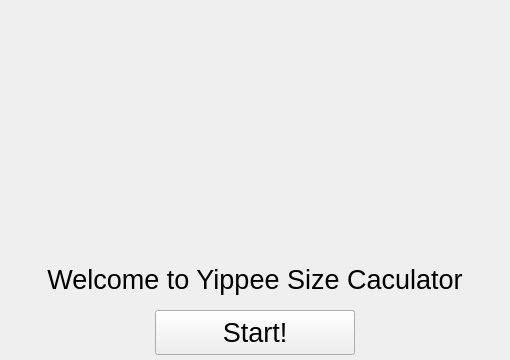
     <widget class="QWidget" name="page_1">
      <property name="font">
       <font>
        <pointsize>20</pointsize>
        <kerning>true</kerning>
       </font>
      </property>
      <property name="styleSheet">
       <string notr="true"/>
      </property>
      <layout class="QVBoxLayout" name="page_1_layout">
       <property name="spacing">
        <number>5</number>
       </property>
       <property name="leftMargin">
        <number>5</number>
       </property>
       <property name="topMargin">
        <number>5</number>
       </property>
       <property name="rightMargin">
        <number>5</number>
       </property>
       <property name="bottomMargin">
        <number>5</number>
       </property>
       <item alignment="Qt::AlignmentFlag::AlignHCenter">
        <widget class="QFrame" name="welcome_base">
         <property name="minimumSize">
          <size>
           <width>500</width>
           <height>300</height>
          </size>
         </property>
         <property name="maximumSize">
          <size>
           <width>500</width>
           <height>300</height>
          </size>
         </property>
         <property name="styleSheet">
          <string notr="true">background: transparent;</string>
         </property>
         <property name="frameShape">
          <enum>QFrame::Shape::NoFrame</enum>
         </property>
         <property name="frameShadow">
          <enum>QFrame::Shadow::Raised</enum>
         </property>
         <layout class="QVBoxLayout" name="center_page_layout">
          <property name="spacing">
           <number>10</number>
          </property>
          <property name="leftMargin">
           <number>0</number>
          </property>
          <property name="topMargin">
           <number>0</number>
          </property>
          <property name="rightMargin">
           <number>0</number>
          </property>
          <property name="bottomMargin">
           <number>0</number>
          </property>
          <item alignment="Qt::AlignmentFlag::AlignHCenter|Qt::AlignmentFlag::AlignVCenter">
           <widget class="QFrame" name="logo">
            <property name="sizePolicy">
             <sizepolicy hsizetype="Fixed" vsizetype="Fixed">
              <horstretch>0</horstretch>
              <verstretch>0</verstretch>
             </sizepolicy>
            </property>
            <property name="minimumSize">
             <size>
              <width>250</width>
              <height>250</height>
             </size>
            </property>
            <property name="maximumSize">
             <size>
              <width>250</width>
              <height>250</height>
             </size>
            </property>
            <property name="frameShape">
             <enum>QFrame::Shape::NoFrame</enum>
            </property>
            <property name="frameShadow">
             <enum>QFrame::Shadow::Raised</enum>
            </property>
            <layout class="QVBoxLayout" name="logo_layout">
             <property name="spacing">
              <number>0</number>
             </property>
             <property name="leftMargin">
              <number>0</number>
             </property>
             <property name="topMargin">
              <number>0</number>
             </property>
             <property name="rightMargin">
              <number>0</number>
             </property>
             <property name="bottomMargin">
              <number>0</number>
             </property>
            </layout>
           </widget>
          </item>
          <item>
           <widget class="QLabel" name="label">
            <property name="minimumSize">
             <size>
              <width>500</width>
              <height>50</height>
             </size>
            </property>
            <property name="maximumSize">
             <size>
              <width>500</width>
              <height>50</height>
             </size>
            </property>
            <property name="font">
             <font>
              <pointsize>20</pointsize>
             </font>
            </property>
            <property name="text">
             <string>&lt;html&gt;&lt;head/&gt;&lt;body&gt;&lt;p&gt;Welcome to Yippee Size Caculator&lt;/p&gt;&lt;/body&gt;&lt;/html&gt;</string>
            </property>
            <property name="alignment">
             <set>Qt::AlignmentFlag::AlignCenter</set>
            </property>
           </widget>
          </item>
         </layout>
        </widget>
       </item>
       <item alignment="Qt::AlignmentFlag::AlignHCenter">
        <widget class="QPushButton" name="pushButton">
         <property name="minimumSize">
          <size>
           <width>200</width>
           <height>45</height>
          </size>
         </property>
         <property name="maximumSize">
          <size>
           <width>200</width>
           <height>45</height>
          </size>
         </property>
         <property name="text">
          <string>Start!</string>
         </property>
        </widget>
       </item>
      </layout>
     </widget>
